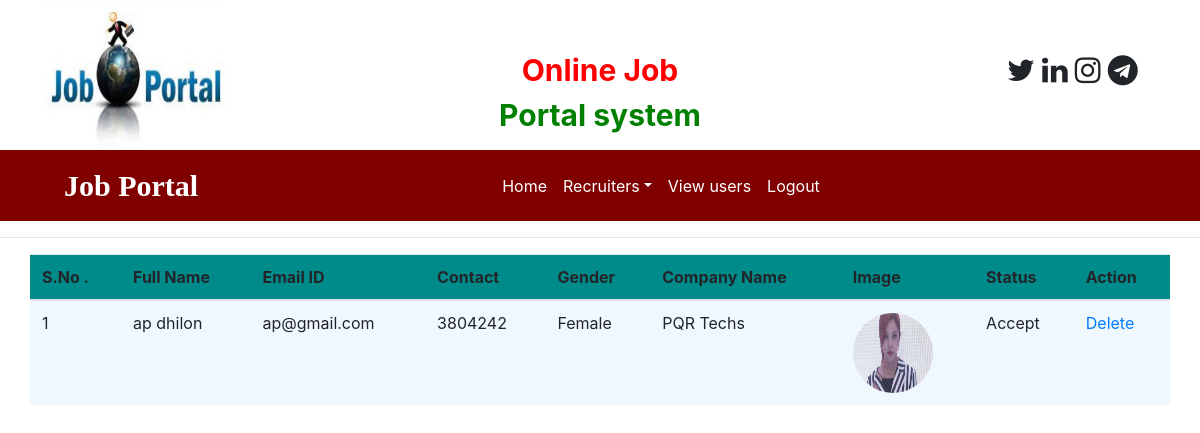
/recruiter_accepted (signed in), run on the app's committed database.
### job/models.py (models this page shows)
class Recruiter:
    pass

### job/views.py (the view)
# urls.py: path('recruiter_accepted', recruiter_accepted, name="recruiter_accepted"),
def recruiter_accepted(request):
    if not request.user.is_authenticated:
        return redirect('admin_login')
    data = Recruiter.objects.filter(status='Accept')
    d = {'data':data}
    return render(request,'recruiter_accepted.html',d)

### job/templates/recruiter_accepted.html
{% load static %}
{% block body %}
{% include 'admin_navigation.html' %}
<hr>
<table class="table table-hover container" id="example" >
    <thead>
    <tr style = "background-color : 008B8B">
        <th>S.No .</th>
        <th>Full Name</th>
        <th>Email ID</th>
        <th>Contact</th>
        <th>Gender</th>
        <th>Company Name</th>
        <th>Image</th>
        <th>Status</th>
        <th>Action</th>
    </tr>
    </thead>
    <tbody>
    {% for i in data %}
    <tr style = "background-color : F0F8FF">
        <td>{{forloop.counter}}</td>
        <td>{{i.user.first_name}} {{i.user.last_name}}</td>
        <td>{{i.user.username}}</td>
        <td>{{i.mobile}}</td>
        <td>{{i.gender}}</td>
        <td>{{i.company}}</td>
        <td><img src="{{i.image.url}}" style="width:80px ; height : 80px ; border-radius:50%"></td>
        <td>{{i.status}}</td>
        <td><a href="{% url 'delete_user' i.id %}">Delete</a></td>
    </tr>
    {% endfor %}
    </tbody>
</table>
{% endblock %}

### data on the page
Recruiter: user.first_name "ap", user.last_name "dhilon", user.username "ap@gmail.com", mobile "3804242", gender "Female", company "PQR Techs", image (picture), status "Accept"
